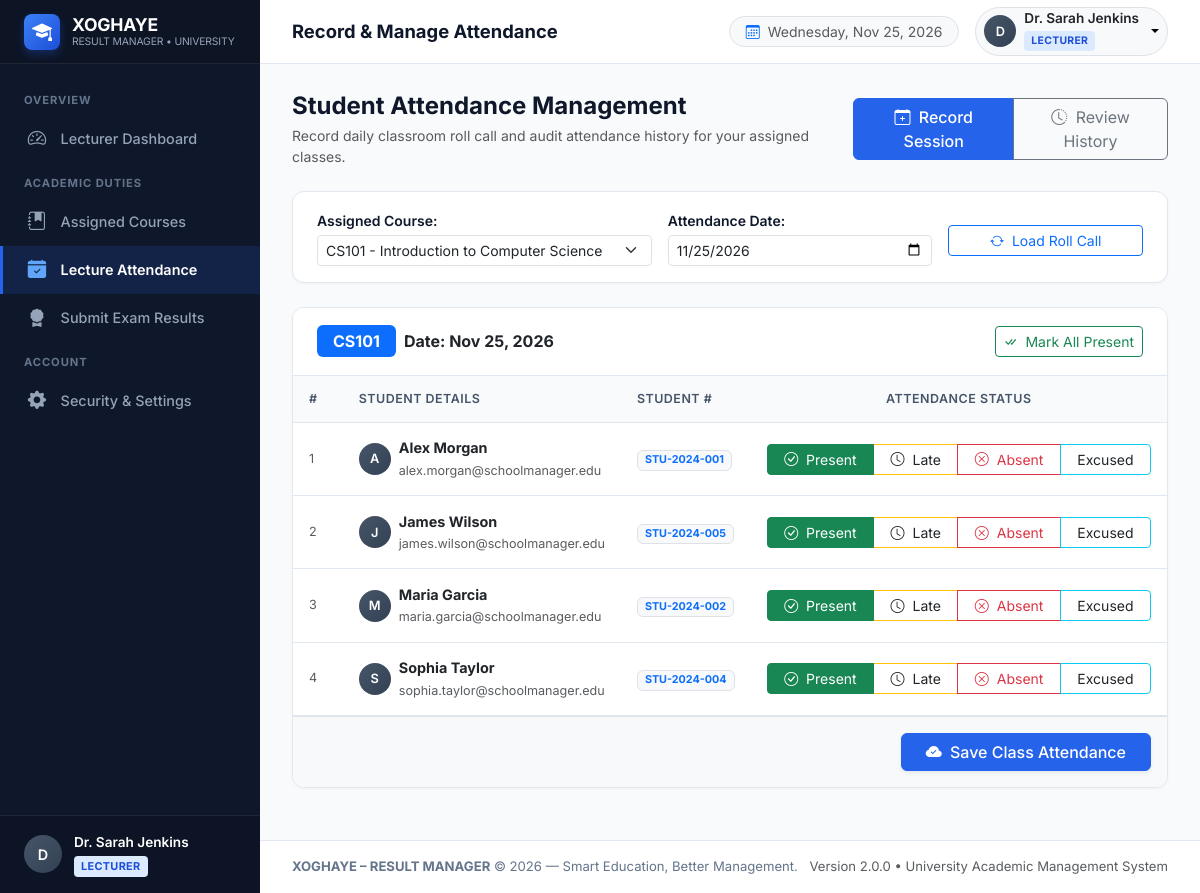
Screenshot of /teacher/attendance.php (signed in) with the database file from the repository.
### tables this page shows
CREATE TABLE `courses` (
  `course_id` INT AUTO_INCREMENT PRIMARY KEY,
  `course_name` VARCHAR(150) NOT NULL,
  `course_code` VARCHAR(50) NOT NULL UNIQUE,
  `teacher_id` INT DEFAULT NULL,
  `description` TEXT DEFAULT NULL,
  `created_at` TIMESTAMP DEFAULT CURRENT_TIMESTAMP,
  CONSTRAINT `fk_course_teacher_restrict` FOREIGN KEY (`teacher_id`) 
    REFERENCES `teachers` (`teacher_id`) ON DELETE RESTRICT ON UPDATE CASCADE
);

CREATE TABLE `students` (
  `student_id` INT AUTO_INCREMENT PRIMARY KEY,
  `user_id` INT NOT NULL UNIQUE,
  `student_number` VARCHAR(50) NOT NULL UNIQUE,
  `phone` VARCHAR(25) DEFAULT NULL,
  `address` TEXT DEFAULT NULL,
  `date_of_birth` DATE DEFAULT NULL,
  `created_at` TIMESTAMP DEFAULT CURRENT_TIMESTAMP,
  CONSTRAINT `fk_student_user` FOREIGN KEY (`user_id`) 
    REFERENCES `users` (`user_id`) ON DELETE CASCADE ON UPDATE CASCADE
);

CREATE TABLE `users` (
  `user_id` INT AUTO_INCREMENT PRIMARY KEY,
  `full_name` VARCHAR(100) NOT NULL,
  `email` VARCHAR(150) NOT NULL UNIQUE,
  `password` VARCHAR(255) NOT NULL,
  `role` ENUM('admin', 'teacher', 'student') NOT NULL DEFAULT 'student',
  `created_at` TIMESTAMP DEFAULT CURRENT_TIMESTAMP,
  `updated_at` TIMESTAMP DEFAULT CURRENT_TIMESTAMP ON UPDATE CURRENT_TIMESTAMP
);

### config/database.php (called while the page is built, shortened)
            <?php
function base_url($path = '') {
    $protocol = (!empty($_SERVER['HTTPS']) && $_SERVER['HTTPS'] !== 'off') ? "https://" : "http://";
    $host = $_SERVER['HTTP_HOST'] ?? 'localhost';
    $script = str_replace('\\', '/', $_SERVER['SCRIPT_NAME'] ?? '');
    $knownDirs = ['/admin/', '/teacher/', '/student/', '/auth/', '/includes/', '/config/', '/database/', '/assets/'];
    $subPath = null;
    foreach ($knownDirs as $dir) {
        $pos = strpos($script, $dir);
        if ($pos !== false) {
            $subPath = substr($script, 0, $pos);
            break;
        }
    }
    $subPath = $subPath ?? '';
    $base = rtrim($protocol . $host . $subPath, '/');
    $path = ltrim($path, '/');
    return $path === '' ? $base : $base . '/' . $path;
}

### includes/auth.php (called while the page is built, shortened)
<?php
require_once __DIR__ . '/../config/database.php';
function format_date($date, $format = 'M d, Y') {
    $timestamp = strtotime($date);
    return $timestamp ? date($format, $timestamp) : 'N/A';
}

### teacher/attendance.php (the view, shortened to what this page needs)
<?php
require_once __DIR__ . '/../includes/auth.php';
$pdo = get_db_connection();
$user = current_user();
$tStmt = $pdo->prepare("SELECT teacher_id FROM teachers WHERE user_id = :uid LIMIT 1");
$tStmt->execute(['uid' => $user['user_id']]);
$teacher_id = (int)$tStmt->fetchColumn();
$courses_stmt = $pdo->prepare("SELECT course_id, course_name, course_code FROM courses WHERE teacher_id = :tid ORDER BY course_code ASC");
$courses_stmt->execute(['tid' => $teacher_id]);
$courses = $courses_stmt->fetchAll();
$selected_course_id = isset($_GET['course_id']) ? (int)$_GET['course_id'] : ($courses[0]['course_id'] ?? 0);
$session_date = isset($_GET['session_date']) ? trim($_GET['session_date']) : date('Y-m-d');
$active_tab = isset($_GET['tab']) ? trim($_GET['tab']) : 'record';
$students = [];
$active_course = null;
if ($selected_course_id > 0) {
    $chkStmt = $pdo->prepare("SELECT * FROM courses WHERE course_id = :cid AND teacher_id = :tid LIMIT 1");
    $chkStmt->execute(['cid' => $selected_course_id, 'tid' => $teacher_id]);
    $active_course = $chkStmt->fetch();
    if ($active_course) {
        $sStmt = $pdo->prepare("
            SELECT s.student_id, s.student_number, u.full_name, u.email
            FROM enrollments e
            JOIN students s ON e.student_id = s.student_id
            JOIN users u ON s.user_id = u.user_id
            WHERE e.course_id = :cid
            ORDER BY u.full_name ASC
        ");
        $sStmt->execute(['cid' => $selected_course_id]);
        $students = $sStmt->fetchAll();
    }
}
require_once __DIR__ . '/../includes/header.php';
?>
<div class="d-flex flex-column flex-sm-row justify-content-between align-items-start align-items-sm-center gap-3 mb-4">
    <div>
        <h4 class="fw-bold mb-1">Student Attendance Management</h4>
        <p class="text-muted small mb-0">Record daily classroom roll call and audit attendance history for your assigned classes.</p>
    </div>
    <div class="btn-group">
        <a href="<?php echo base_url('teacher/attendance.php?tab=record&course_id=' . $selected_course_id); ?>"
           class="btn <?php echo ($active_tab === 'record') ? 'btn-primary' : 'btn-outline-secondary'; ?>">
            <i class="bi bi-calendar-plus me-1"></i> Record Session
        </a>
        <a href="<?php echo base_url('teacher/attendance.php?tab=review'); ?>"
           class="btn <?php echo ($active_tab === 'review') ? 'btn-primary' : 'btn-outline-secondary'; ?>">
            <i class="bi bi-clock-history me-1"></i> Review History
        </a>
    </div>
</div>
<?php if (empty($courses)): ?>
    <div class="card-modern text-center py-5">
        <i class="bi bi-journal-x fs-1 text-muted d-block mb-2"></i>
        <h5>No Assigned Courses</h5>
        <p class="text-muted">You do not have any courses assigned to manage attendance.</p>
    </div>
<?php elseif ($active_tab === 'record'): ?>
    <div class="card-modern mb-4">
        <div class="card-modern-body py-3">
            <form method="GET" action="" class="row g-3 align-items-center">
                <div class="col-md-5">
                    <label class="form-label small fw-semibold mb-1">Assigned Course:</label>
                    <select name="course_id" class="form-select form-select-sm" onchange="this.form.submit()">
                        <?php foreach ($courses as $c): ?>
                            <option value="<?php echo $c['course_id']; ?>" <?php echo ($selected_course_id === (int)$c['course_id']) ? 'selected' : ''; ?>>
                                <?php echo htmlspecialchars($c['course_code'] . ' - ' . $c['course_name']); ?>
                            </option>
                        <?php endforeach; ?>
                    </select>
                </div>
                <div class="col-md-4">
                    <label class="form-label small fw-semibold mb-1">Attendance Date:</label>
                    <input type="date" name="session_date" class="form-control form-control-sm"
                           value="<?php echo htmlspecialchars($session_date); ?>" onchange="this.form.submit()">
                </div>
                <div class="col-md-3 text-md-end mt-md-4">
                    <button type="submit" class="btn btn-sm btn-outline-primary w-100">
                        <i class="bi bi-arrow-repeat me-1"></i> Load Roll Call
                    </button>
                </div>
            </form>
        </div>
    </div>
    <div class="card-modern">
        <div class="card-modern-header flex-column flex-md-row gap-3">
            <div class="d-flex align-items-center gap-2">
                <span class="badge bg-primary text-white fs-6 px-3 py-2">
                    <?php echo htmlspecialchars($active_course['course_code'] ?? ''); ?>
                </span>
                <span class="fw-bold text-dark">
                    Date: <?php echo format_date($session_date); ?>
                </span>
            </div>
            <div>
                <button type="button" class="btn btn-sm btn-outline-success" id="btnMarkAllPresent">
                    <i class="bi bi-check-all me-1"></i> Mark All Present
                </button>
            </div>
        </div>
        <form method="POST" action="">
            <div class="table-responsive">
                <table class="table table-modern align-middle">
                    <thead>
                        <tr>
                            <th style="width: 50px;">#</th>
                            <th>Student Details</th>
                            <th>Student #</th>
                            <th class="text-center" style="width: 420px;">Attendance Status</th>
                        </tr>
                    </thead>
                    <tbody>
                        <?php if (empty($students)): ?>
                            <tr>
                                <td colspan="4" class="text-center py-5 text-muted">
                                    <i class="bi bi-people fs-1 text-muted d-block mb-2"></i>
                                    No students are enrolled in this course yet.
                                </td>
                            </tr>
                        <?php else: ?>
                            <?php $idx = 1; foreach ($students as $st):
                            ?>
                                <tr>
                                    <td class="text-muted small"><?php echo $idx++; ?></td>
                                    <td>
                                        <div class="d-flex align-items-center">
                                            <div class="user-avatar-mini me-2" style="width: 32px; height: 32px; font-size: 0.8rem;">
                                                <?php echo strtoupper(substr($st['full_name'], 0, 1)); ?>
                                            </div>
                                            <div>
                                                <div class="fw-bold text-dark"><?php echo htmlspecialchars($st['full_name']); ?></div>
                                                <small class="text-muted"><?php echo htmlspecialchars($st['email']); ?></small>
                                            </div>
                                        </div>
                                    </td>
                                    <td>
                                        <span class="badge bg-light text-primary border"><?php echo htmlspecialchars($st['student_number']); ?></span>
                                    </td>
                                    <td class="text-center">
                                        <div class="btn-group w-100" role="group">
                                            <label class="btn btn-outline-success btn-sm py-1" for="p_<?php echo $st['student_id']; ?>">
                                                <i class="bi bi-check-circle me-1"></i> Present
                                            </label>
                                            <label class="btn btn-outline-warning text-dark btn-sm py-1" for="l_<?php echo $st['student_id']; ?>">
                                                <i class="bi bi-clock me-1"></i> Late
                                            </label>
                                            <label class="btn btn-outline-danger btn-sm py-1" for="a_<?php echo $st['student_id']; ?>">
                                                <i class="bi bi-x-circle me-1"></i> Absent
                                            </label>
                                            <label class="btn btn-outline-info text-dark btn-sm py-1" for="e_<?php echo $st['student_id']; ?>">
                                                Excused
                                            </label>
                                        </div>
                                    </td>
                                </tr>
                            <?php endforeach; ?>
                        <?php endif; ?>
                    </tbody>
                </table>
            </div>
            <?php if (!empty($students)): ?>
                <div class="card-footer bg-light p-3 text-end border-top">
                    <button type="submit" class="btn btn-primary px-4 shadow-sm">
                        <i class="bi bi-cloud-check-fill me-1"></i> Save Class Attendance
                    </button>
                </div>
            <?php endif; ?>
        </form>
    </div>
<?php endif; ?>
<?php require_once __DIR__ . '/../includes/footer.php'; ?>

### assets/css/style.css (style rules this page uses)
:root { --primary-color: #2563eb; --primary-hover: #1d4ed8; --primary-dark: #1e40af; --primary-light: #eff6ff; --secondary-color: #64748b; --accent-color: #0284c7; --success-color: #10b981; --warning-color: #f59e0b; --danger-color: #ef4444; --info-color: #06b6d4; --bg-body: #f8fafc; --bg-card: #ffffff; --border-color: #e2e8f0; --text-dark: #0f172a; --text-muted: #64748b; --sidebar-width: 260px; --sidebar-bg: #0f172a; --sidebar-hover: #1e293b; --sidebar-active: #2563eb; --sidebar-text: #94a3b8; --sidebar-text-bright: #ffffff; --navbar-height: 64px; --font-family: 'Inter', -apple-system, BlinkMacSystemFont, "Segoe UI", Roboto, Helvetica, Arial, sans-serif; --transition-fast: all 0.2s ease-in-out; }
body { font-family: var(--font-family); background-color: var(--bg-body); color: var(--text-dark); min-height: 100vh; margin: 0; display: flex; flex-direction: column; overflow-x: hidden; }
.user-avatar-mini { width: 38px; height: 38px; border-radius: 50%; background: linear-gradient(135deg, #475569, #334155); display: flex; align-items: center; justify-content: center; color: #fff; font-weight: 600; font-size: 0.9rem; flex-shrink: 0; }
.card-modern { border: 1px solid var(--border-color); border-radius: 12px; background-color: var(--bg-card); box-shadow: 0 1px 3px rgba(0, 0, 0, 0.04); margin-bottom: 1.5rem; overflow: hidden; }
.card-modern-header { padding: 1.1rem 1.5rem; border-bottom: 1px solid var(--border-color); display: flex; align-items: center; justify-content: space-between; background-color: #ffffff; }
.card-modern-body { padding: 1.5rem; }
.table-modern { margin-bottom: 0; font-size: 0.9rem; }
.table-modern th { background-color: #f8fafc; color: #475569; font-weight: 600; font-size: 0.78rem; text-transform: uppercase; letter-spacing: 0.04em; padding: 0.85rem 1rem; border-bottom: 1px solid var(--border-color); border-top: none; }
.table-modern td { padding: 0.9rem 1rem; vertical-align: middle; border-bottom: 1px solid var(--border-color); color: var(--text-dark); }
.btn-primary { background-color: var(--primary-color); border-color: var(--primary-color); font-weight: 500; }

### rows the page displays
courses: course_code "CS101"
students: user.full_name "A", user.full_name "Alex Morgan", user.email "alex.morgan@schoolmanager.edu", student_number "STU-2024-001"
students: user.full_name "J", user.full_name "James Wilson", user.email "james.wilson@schoolmanager.edu", student_number "STU-2024-005"
students: user.full_name "M", user.full_name "Maria Garcia", user.email "maria.garcia@schoolmanager.edu", student_number "STU-2024-002"
students: user.full_name "S", user.full_name "Sophia Taylor", user.email "sophia.taylor@schoolmanager.edu", student_number "STU-2024-004"

### other values shown
APP_SHORT_NAME "XOGHAYE"
substr($user['full_name'], 0, 1) "D"
$user['full_name'] "Dr. Sarah Jenkins"
$page_title "Record & Manage Attendance"
$role_display "LECTURER"
format_date($session_date) "Nov 25, 2026"
APP_NAME "XOGHAYE – RESULT MANAGER"
APP_TAGLINE "Smart Education, Better Management."
APP_VERSION "2.0.0"
form field course_id "CS101 - Introduction to Computer Science"
